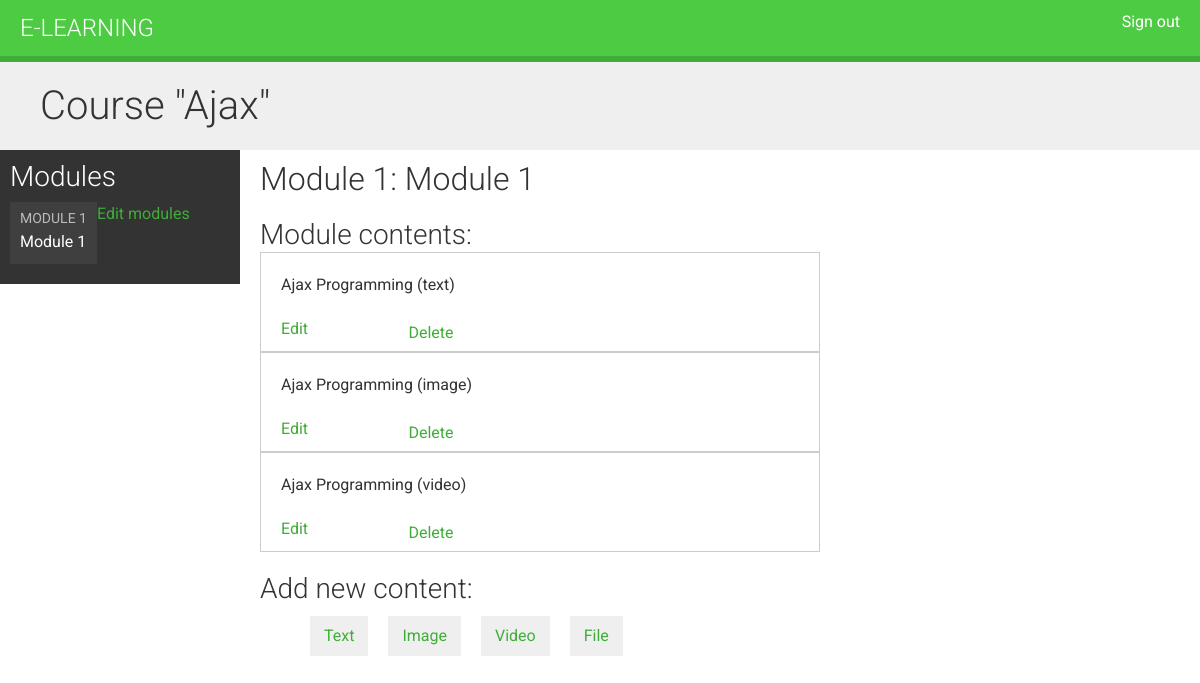
/course/module/2/ (signed in), run on the app's committed database.
### courses/models.py (models this page shows, shortened)
class Course(models.Model):
    owner = models.ForeignKey(User,
                              related_name='courses_created',
                              on_delete=models.CASCADE)
    subject = models.ForeignKey(Subject,
                                related_name='courses',
                                on_delete=models.CASCADE)
    title = models.CharField(max_length=200)
    slug = models.SlugField(max_length=200, unique=True)
    overview = models.TextField()
    created = models.DateTimeField(auto_now_add=True)
    students = models.ManyToManyField(User,
                                      related_name='courses_joined',
                                      blank=True)
    class Meta:
        ordering = ['-created']

class Module(models.Model):
    course = models.ForeignKey(Course,
                               related_name='modules',
                               on_delete=models.CASCADE)
    title = models.CharField(max_length=200)
    description = models.TextField(blank=True)
    order = OrderField(blank=True, for_fields=['course'])
    class Meta:
            ordering = ['order']

class Content(models.Model):
    module = models.ForeignKey(Module,
                               related_name='contents',
                               on_delete=models.CASCADE)
    content_type = models.ForeignKey(ContentType,
                                     limit_choices_to={'model__in':('text',
                                                                    'video',
                                                                    'image',
                                                                    'file')},
                                     on_delete=models.CASCADE)
    object_id = models.PositiveIntegerField()
    item = GenericForeignKey('content_type', 'object_id')
    order = OrderField(blank=True, for_fields=['module'])
    class Meta:
            ordering = ['order']

class ItemBase(models.Model):
    owner = models.ForeignKey(User,
                              related_name='%(class)s_related',
                              on_delete=models.CASCADE)
    title = models.CharField(max_length=250)
    created = models.DateTimeField(auto_now_add=True)
    updated = models.DateTimeField(auto_now=True)
    class Meta:
        abstract = True
    def __str__(self):
        return self.title

class Text(ItemBase):
    content = models.TextField()

class Image(ItemBase):
       file = models.FileField(upload_to='images')

class Video(ItemBase):
    url = models.URLField()

### courses/views.py (the view)
class ModuleContentListView(TemplateResponseMixin, View):
    template_name = 'courses/manage/module/content_list.html'
    def get(self, request, module_id):
        module = get_object_or_404(Module,
                                   id=module_id,
                                   course__owner=request.user)
        return self.render_to_response({'module': module})

### courses/templatetags/course.py (called while the page is built)
@register.filter
def model_name(obj):
    try:
        return obj._meta.model_name
    except AttributeError:
        return None

### courses/templates/courses/manage/module/content_list.html (shortened to what this page needs)
{% extends "base.html" %}
{% load course %}
{% block content %}
  {% with course=module.course %}
    <h1>Course "{{ course.title }}"</h1>
    <div class="contents">
      <h3>Modules</h3>
      <ul id="modules">
        {% for m in course.modules.all %}
          <li data-id="{{ m.id }}" {% if m == module %}class="selected"{% endif %}>
            <a href="{% url "module_content_list" m.id %}">
              <span>
                Module <span class="order">{{ m.order|add:1 }}</span>
              </span>
              <br>
              {{ m.title }}
            </a>
          </li>
        {% empty %}
          <li>No modules yet.</li>
        {% endfor %}
      </ul>
      <p><a href="{% url "course_module_update" course.id %}">Edit modules</a></p>
    </div>
    <div class="module">
      <h2>Module {{ module.order|add:1 }}: {{ module.title }}</h2>
      <h3>Module contents:</h3>
      <div id="module-contents">
        {% for content in module.contents.all %}
          <div data-id="{{ content.id }}">
            {% with item=content.item %}
              <p>{{ item }} ({{ item|model_name }})</p>
              <a href="{% url "module_content_update" module.id item|model_name item.id %}">Edit</a>
              <form action="{% url "module_content_delete" content.id %}" method="post">
                <input type="submit" value="Delete">
              </form>
            {% endwith %}
          </div>
        {% empty %}
          <p>This module has no contents yet.</p>
        {% endfor %}
      </div>
      <h3>Add new content:</h3>
      <ul class="content-types">
        <li><a href="{% url "module_content_create" module.id "text" %}">Text</a></li>
        <li><a href="{% url "module_content_create" module.id "image" %}">Image</a></li>
        <li><a href="{% url "module_content_create" module.id "video" %}">Video</a></li>
        <li><a href="{% url "module_content_create" module.id "file" %}">File</a></li>
      </ul>
    </div>
  {% endwith %}
{% endblock %}

### courses/static/css/base.css (style rules this page uses)
body { margin:0; font-family:'Roboto', sans-serif; font-weight:400; color:#333; }
a { color:#3fad37; text-decoration:none; }
ul { float:left; }
h1, h2, h3, h4, h5, h6 { font-family:'Roboto', sans-serif; font-weight:300; }
h1 { background:#efefef; width:100%; overflow:auto; padding:20px 0 20px 40px; margin:0; }
.module { padding:10px 20px; float:left; width:600px; }
.module h3 { margin:20px 0 0; padding:0; width:100%; }
.module p { margin:10px 0 20px; width:100%; float:left; }
.contents { width:20%; padding:10px; float:left; background:#333; color: #fff; font-family:'Roboto', sans-serif; }
.contents ul { list-style:none; margin:0; padding:0; }
.contents ul li { margin:0 0 10px 0; padding:4px 10px 10px; overflow:auto; }
.contents ul li.selected { background:#3f3f3f; }
.contents ul span { text-transform:uppercase; color:#bbb; font-size:14px; }
.contents ul a { display:block; color:#fff; text-decoration:none; }
ul.content-types li { list-style:none; float:left; margin:10px; background:#efefef; padding:8px 14px; }
input, select, textarea { border:1px solid #ccc; border-bottom:3px solid #ccc; padding:8px 12px; font-size:16px; font-family:'Roboto', sans-serif; float:left; clear:both; width:300px; }
input[type=submit], a.button { border-radius:5px; background:#4dcc43; color:#fff; font-size:16px; text-transform:uppercase; border:none; padding:10px 20px; margin:20px 0; }
#module-contents div { padding:10px 20px; border:1px solid #ccc; background:#fff }
#module-contents form { margin:0; padding:0; }
#module-contents input[type=submit] { color:#3fad37; background:none; margin:-20px 0 0; padding:0; float:left; text-transform:none; }

### data on the page
Course: title "Ajax"
Module: order|add "1", title "Module 1"
Content: item "Ajax Programming", item|model_name "text"
Content: item "Ajax Programming", item|model_name "image"
Content: item "Ajax Programming", item|model_name "video"
